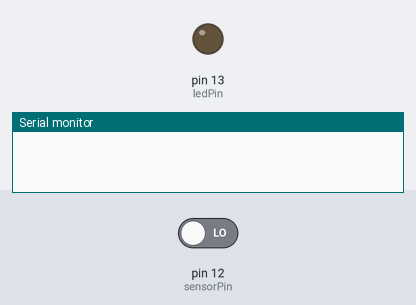
Simulated run of this sketch. Board: Arduino Uno, built with avr-gcc and run on an emulated ATmega328P. Shown: output pins drawn as LEDs (lit = HIGH), the last lines printed to the serial monitor. The inputs (shaded band) are chosen by the test bench; at power-on: pin 12 (sensorPin) LOW.

Above: at 1.2 s.
1.3 s: pin 12 (sensorPin) driven HIGH
At 2.5 s:
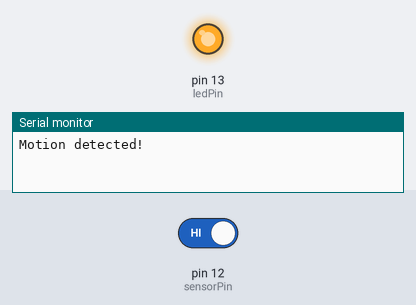
2.8 s: pin 12 (sensorPin) driven LOW
At 3.8 s:
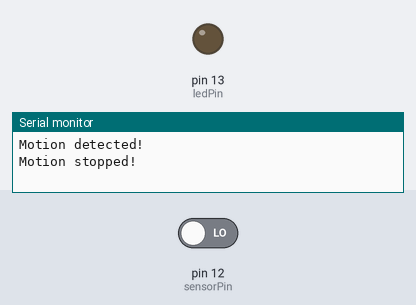
Timing chart, 0 to 5.8 s (numbered marks = the images above; inputs shaded):
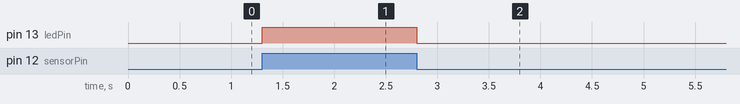

The sketch:

arduino.ino
```cpp
const int ledPin = 13;
const int sensorPin = 12;
int sensorState = LOW;
int previousSensorState = LOW;

void setup() {
  Serial.begin(9600);
  pinMode(ledPin, OUTPUT);
  pinMode(sensorPin, INPUT);
}

void loop() {
  sensorState = digitalRead(sensorPin);

  if (sensorState == HIGH) {
    digitalWrite(ledPin, HIGH);
    if (previousSensorState == LOW) {
      Serial.println("Motion detected!");
      previousSensorState = HIGH;
    }
  } else {
    digitalWrite(ledPin, LOW);
    if (previousSensorState == HIGH) {
      Serial.println("Motion stopped!");
      previousSensorState = LOW;
    }
  }
}
```

Measured:
- after the input at 1.3 s, pin 13 (ledPin): LOW → HIGH at once
- after the input at 2.8 s, pin 13 (ledPin): HIGH → LOW at once
